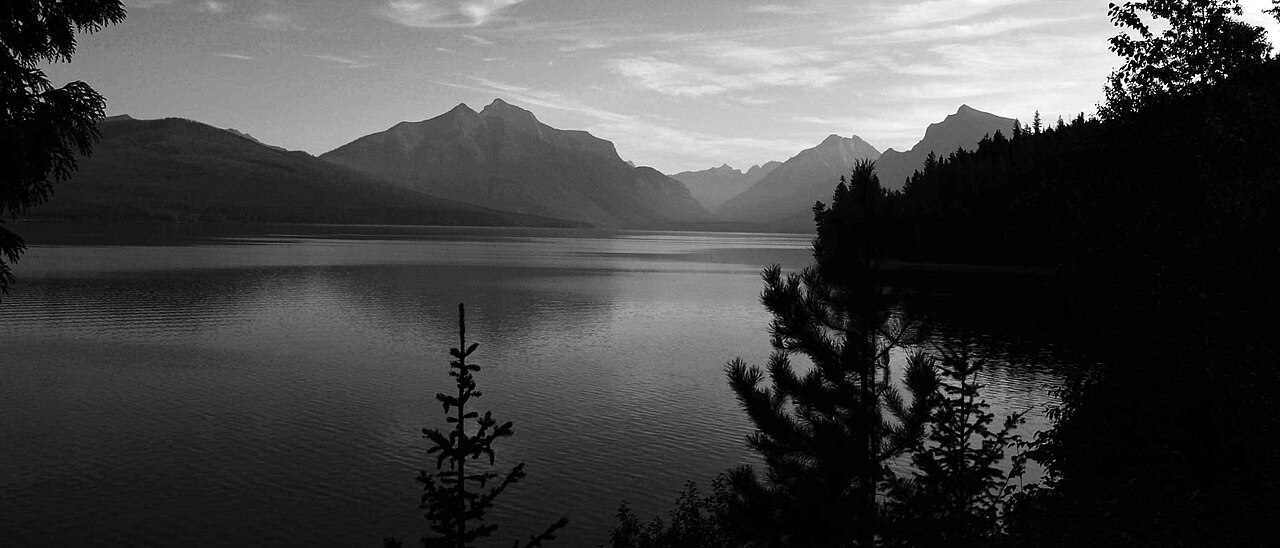
#> input picture tests/fixtures/color_correction/d60_03r/real_mountain_lake_landscape.jpg, 1280 x 548 px
$ python -i visual_analyzer.py   (imports and definitions only)   (older library calls are emulated)
#> lines starting #> are read from the running program, lines starting #| are printed output that depends on the picture; after the words box and inside, x2 and y2 are one past the last pixel; in counts of white or black regions, pixels touching at a corner belong together
#> further down, picture is the input picture: shape (548, 1280, 3); min 0, max 255, mean 69.2
from dataclasses import asdict, dataclass

import cv2
import numpy as np


@dataclass(frozen=True)
class VisualAnalysis:
    high_frequency_pollution: float
    ai_dirty_score: float
    sharpening_risk: float
    mid_frequency_score: float
    highlight_risk: float
    color_pollution: float
    atmosphere_deficiency: float
    premium_score: int
    recommended_mode: str
    problems_detected: list[str]
    next_actions: list[str]
    detected_issues: list[str]
    visual_scores: dict[str, float | int]
    material_hints: list[str]
    suggested_strategy: dict[str, float]

    def to_dict(self) -> dict:
        return asdict(self)


def _normalize(value: float, low: float, high: float) -> float:
    if high <= low:
        return 0.0
    return float(np.clip((value - low) / (high - low), 0.0, 1.0))


def _risk_label(value: float) -> str:
    if value < 0.34:
        return "low"
    if value < 0.67:
        return "medium"
    return "high"


def _grade(value: float) -> str:
    if value < 0.34:
        return "weak"
    if value < 0.67:
        return "moderate"
    return "strong"


def analyze_high_frequency_pollution(image) -> float:
    gray = cv2.cvtColor(image, cv2.COLOR_BGR2GRAY)
    laplacian_var = float(cv2.Laplacian(gray, cv2.CV_64F).var())
#> laplacian_var = 1464.5
    edge_density = float((cv2.Canny(gray, 80, 180) > 0).mean())
#> edge_density = 0.0444
    return float(np.clip(_normalize(laplacian_var, 140.0, 1400.0) * 0.65 + _normalize(edge_density, 0.04, 0.22) * 0.35, 0.0, 1.0))


def analyze_ai_dirty_score(image) -> float:
    gray = cv2.cvtColor(image, cv2.COLOR_BGR2GRAY)
    local_mean = cv2.GaussianBlur(gray, (0, 0), 4.0)
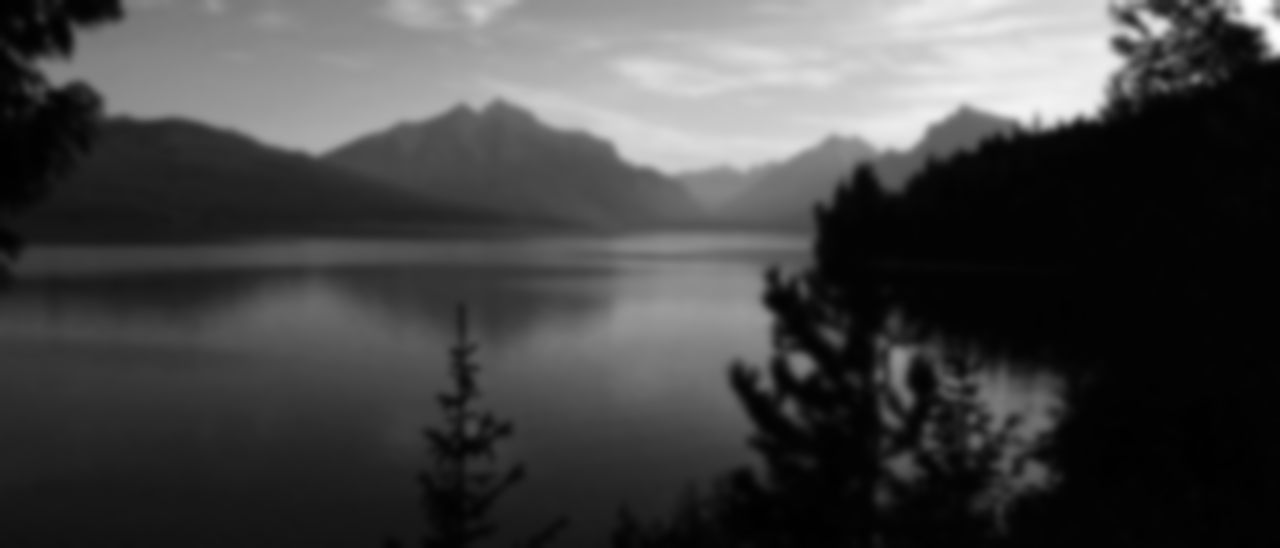
#> local_mean: shape (548, 1280); min 1, max 254, mean 69.2
    residual = cv2.absdiff(gray, local_mean)
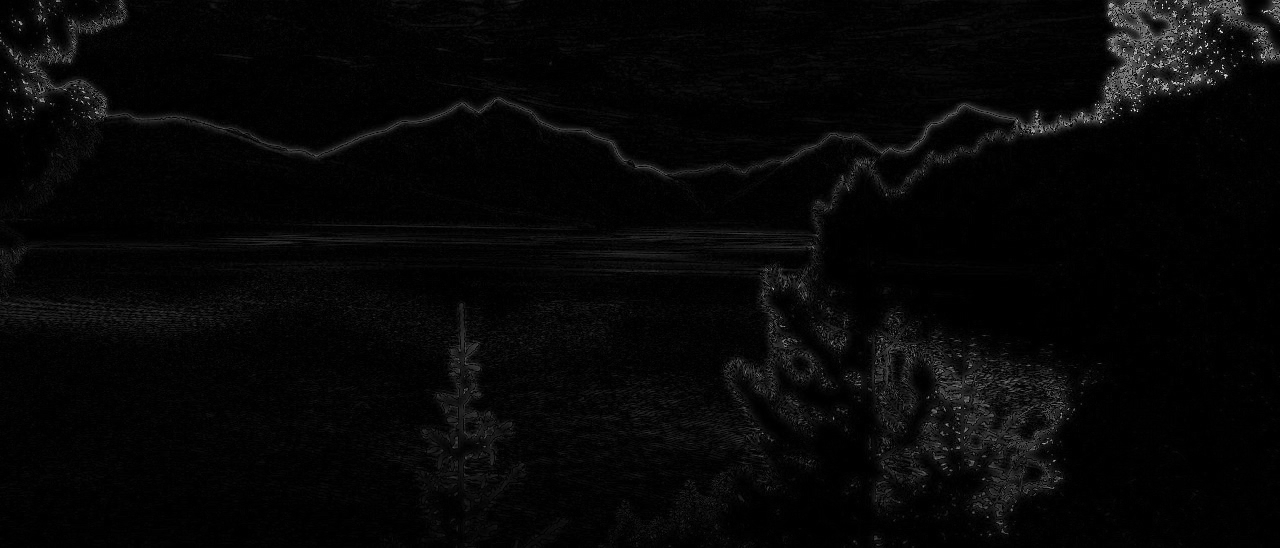
#> residual: shape (548, 1280); min 0, max 236, mean 6.8
    color = cv2.cvtColor(image, cv2.COLOR_BGR2HSV)
#> color: shape (548, 1280, 3); mean H, S, V 0, 0, 69.2
    saturation_noise = cv2.Laplacian(color[:, :, 1], cv2.CV_64F).var()
#> saturation_noise = 0
    residual_score = _normalize(float(residual.mean()), 4.0, 26.0)
#> residual_score = 0.126
    chroma_noise_score = _normalize(float(saturation_noise), 80.0, 1000.0)
#> chroma_noise_score = 0
    return float(np.clip(residual_score * 0.72 + chroma_noise_score * 0.28, 0.0, 1.0))


def analyze_sharpening_risk(image) -> float:
    gray = cv2.cvtColor(image, cv2.COLOR_BGR2GRAY)
    laplacian = cv2.Laplacian(gray, cv2.CV_64F)
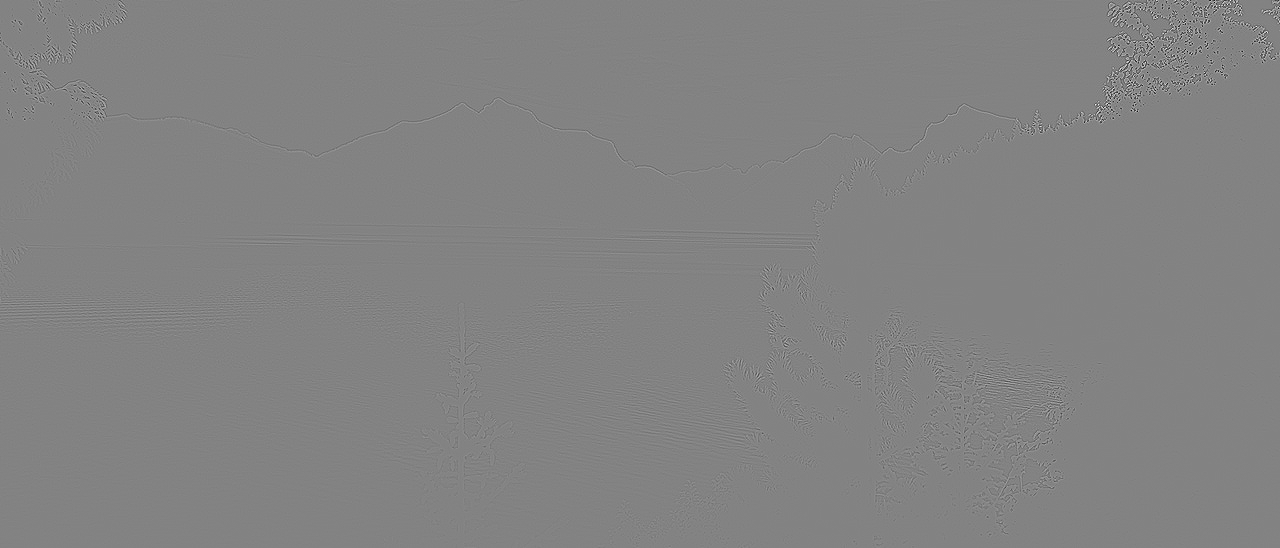
#> laplacian: shape (548, 1280) float64; min -855, max 811, mean 0; drawn with min black and max white
    edge_density = float((cv2.Canny(gray, 90, 190) > 0).mean())
#> edge_density = 0.0414
    return float(np.clip(_normalize(float(np.abs(laplacian).mean()), 2.5, 16.0) * 0.55 + _normalize(edge_density, 0.04, 0.2) * 0.45, 0.0, 1.0))


def analyze_mid_frequency_score(image) -> float:
    gray = cv2.cvtColor(image, cv2.COLOR_BGR2GRAY)
    low = cv2.GaussianBlur(gray, (0, 0), 6.0)
    mid = cv2.GaussianBlur(gray, (0, 0), 1.4)
    band = cv2.absdiff(mid, low)
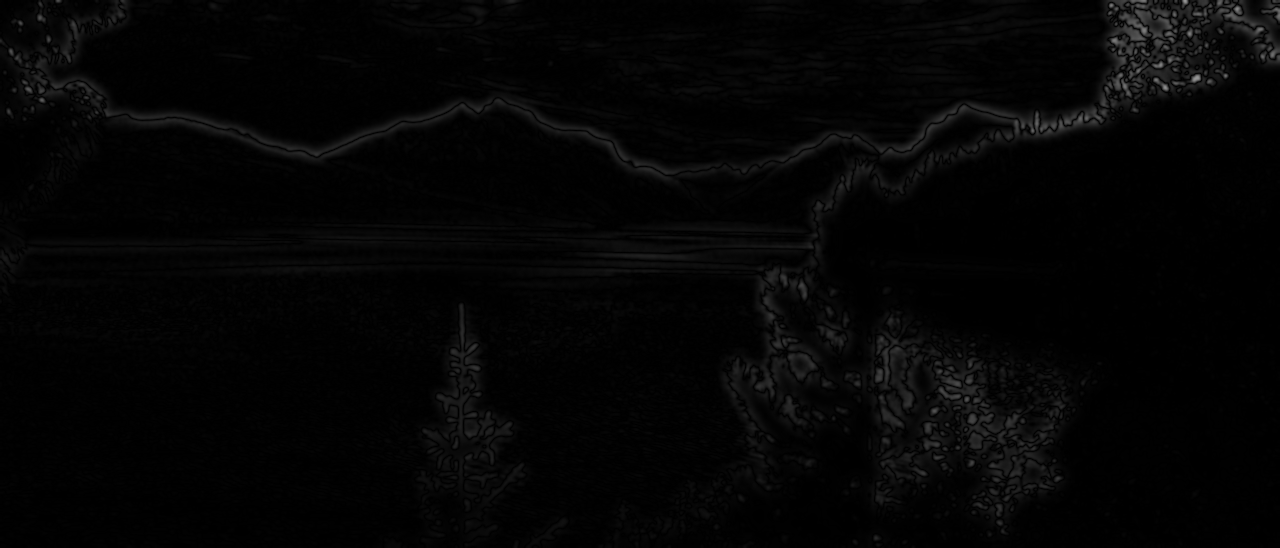
#> band: shape (548, 1280); min 0, max 150, mean 4.4
    return _normalize(float(band.std()), 4.0, 32.0)


def analyze_highlight_risk(image) -> float:
    hsv = cv2.cvtColor(image, cv2.COLOR_BGR2HSV)
    value = hsv[:, :, 2]
    saturation = hsv[:, :, 1]
#> saturation: shape (548, 1280); every value is 0
    highlight_mask = value > 215
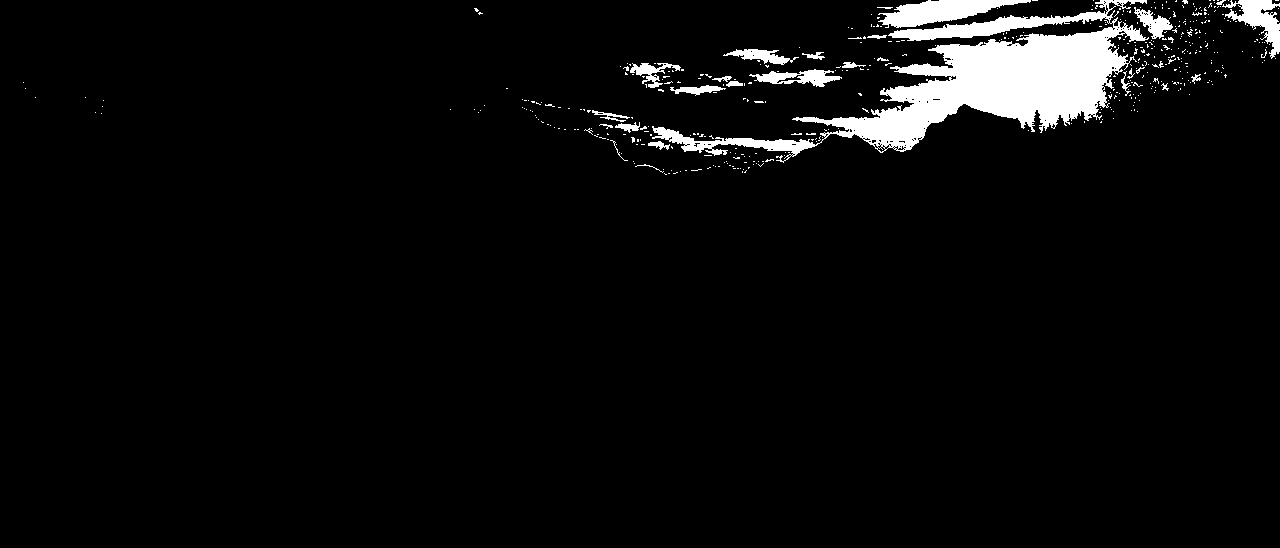
#> highlight_mask: shape (548, 1280) bool; 4.4% white; 468 white regions (441 under 20 px), largest, box (x1, y1, x2, y2) and area: (652, 0, 1149, 163) 22450, (878, 0, 1031, 28) 2197, (1222, 0, 1280, 59) 1332
    if not np.any(highlight_mask):
        return 0.0
    clipped_ratio = float((value > 246).mean())
#> clipped_ratio = 0.00368
    highlight_saturation = float(saturation[highlight_mask].mean())
#> highlight_saturation = 0
    highlight_texture = float(cv2.Laplacian(value, cv2.CV_64F)[highlight_mask].var())
#> highlight_texture = 6545.5
    return float(np.clip(_normalize(clipped_ratio, 0.01, 0.18) * 0.45 + _normalize(highlight_saturation, 16.0, 86.0) * 0.25 + _normalize(highlight_texture, 20.0, 700.0) * 0.3, 0.0, 1.0))


def analyze_color_pollution(image) -> float:
    hsv = cv2.cvtColor(image, cv2.COLOR_BGR2HSV)
    saturation = hsv[:, :, 1].astype("float32")
#> saturation: shape (548, 1280) float32; every value is 0
    hue = hsv[:, :, 0].astype("float32")
    high_saturation_ratio = float((saturation > 185).mean())
#> high_saturation_ratio = 0
    hue_spread = float(np.std(hue[saturation > 35])) if np.any(saturation > 35) else 0.0
#> hue_spread = 0
    return float(np.clip(_normalize(high_saturation_ratio, 0.06, 0.38) * 0.55 + _normalize(hue_spread, 36.0, 70.0) * 0.45, 0.0, 1.0))


def analyze_atmosphere_deficiency(image) -> float:
    gray = cv2.cvtColor(image, cv2.COLOR_BGR2GRAY)
    contrast = _normalize(float(gray.std()), 22.0, 82.0)
#> contrast = 0.797
    high_frequency = analyze_high_frequency_pollution(image)
#> high_frequency = 0.659
    mid_frequency = analyze_mid_frequency_score(image)
#> mid_frequency = 0.162
    all_clear_risk = float(np.clip(high_frequency * 0.55 + contrast * 0.25 + mid_frequency * 0.2, 0.0, 1.0))
#> all_clear_risk = 0.594
    return all_clear_risk


def recommend_mode(analysis_values: dict[str, float], rule_pack: dict | None = None) -> str:
    _ = rule_pack
    if analysis_values["color_pollution"] > 0.62 or analysis_values["ai_dirty_score"] > 0.58:
        return "ai_commercial_kv"
    if analysis_values["highlight_risk"] > 0.58 and analysis_values["mid_frequency_score"] < 0.45:
        return "cinematic"
    if analysis_values["sharpening_risk"] > 0.62:
        return "ppt_business"
    return "ai_commercial_kv"


def build_problem_list(values: dict[str, float]) -> list[str]:
    candidates = [
        ("high_frequency_pollution", "高频污染偏高"),
        ("ai_dirty_score", "AI脏感偏高"),
        ("sharpening_risk", "锐化风险偏高"),
        ("highlight_risk", "高光风险偏高"),
        ("color_pollution", "色彩污染偏高"),
        ("atmosphere_deficiency", "空气感不足"),
    ]
    problems = [label for key, label in candidates if values[key] >= 0.5]
    if values["mid_frequency_score"] < 0.34:
        problems.append("中频结构偏弱")
    return problems


def build_material_hints(values: dict[str, float]) -> list[str]:
    hints = []
    if values["highlight_risk"] >= 0.35:
        hints.append("reflective_or_glossy_surface")
    if values["mid_frequency_score"] < 0.42:
        hints.append("weak_volume_structure")
    if values["color_pollution"] >= 0.35:
        hints.append("color_unification_needed")
    if values["atmosphere_deficiency"] >= 0.45:
        hints.append("background_depth_needed")
    if not hints:
        hints.append("generic_commercial_visual")
    return hints


def build_next_actions(values: dict[str, float]) -> list[str]:
    actions = []
    if values["ai_dirty_score"] >= 0.34:
        actions.append("优先抑制 diffusion 纹理、AI颗粒和高频脏纹理")
    if values["mid_frequency_score"] < 0.5:
        actions.append("恢复中频商业结构，保护体积、材质层次和主体筋骨")
    if values["highlight_risk"] >= 0.34:
        actions.append("压缩高光并平滑光影过渡，减少假HDR和数码高光")
    if values["color_pollution"] >= 0.34:
        actions.append("统一色彩关系，控制 AI 蓝、AI 橙和 HDR 彩色污染")
    if values["atmosphere_deficiency"] >= 0.45:
        actions.append("降低全画面同等清晰感，建立主体与背景的空气层次")
    if not actions:
        actions.append("保持克制增强，避免破坏当前商业质感")
    return actions


def build_suggested_strategy(values: dict[str, float]) -> dict[str, float]:
    return {
        "noise_reduction_strength": round(float(np.clip(0.28 + values["ai_dirty_score"] * 0.55, 0.0, 1.0)), 4),
        "high_frequency_control_strength": round(float(np.clip(0.25 + values["high_frequency_pollution"] * 0.6, 0.0, 1.0)), 4),
        "mid_frequency_restore_strength": round(float(np.clip(0.24 + (1.0 - values["mid_frequency_score"]) * 0.55, 0.0, 1.0)), 4),
        "light_compression_strength": round(float(np.clip(0.22 + values["highlight_risk"] * 0.58, 0.0, 1.0)), 4),
        "atmosphere_strength": round(float(np.clip(0.22 + values["atmosphere_deficiency"] * 0.58, 0.0, 1.0)), 4),
        "color_harmony_strength": round(float(np.clip(0.2 + values["color_pollution"] * 0.62, 0.0, 1.0)), 4),
    }


def analyze_visual_quality(image, rule_pack: dict | None = None) -> VisualAnalysis:
    values = {
        "high_frequency_pollution": analyze_high_frequency_pollution(image),
        "ai_dirty_score": analyze_ai_dirty_score(image),
        "sharpening_risk": analyze_sharpening_risk(image),
        "mid_frequency_score": analyze_mid_frequency_score(image),
        "highlight_risk": analyze_highlight_risk(image),
        "color_pollution": analyze_color_pollution(image),
        "atmosphere_deficiency": analyze_atmosphere_deficiency(image),
    }
#> values = {'high_frequency_pollution': 0.659, 'ai_dirty_score': 0.091, 'sharpening_risk': 0.457, 'mid_frequency_score': 0.162, 'highlight_risk': 0.3, 'color_pollution': 0, 'atmosphere_deficiency': 0.594}
    values["premium_score"] = int(round(
        (
            (1.0 - values["ai_dirty_score"]) * 0.22
            + (1.0 - values["high_frequency_pollution"]) * 0.18
            + values["mid_frequency_score"] * 0.18
            + (1.0 - values["highlight_risk"]) * 0.14
            + (1.0 - values["color_pollution"]) * 0.14
            + (1.0 - values["atmosphere_deficiency"] * 0.7) * 0.14
        ) * 100
    ))
    recommended = recommend_mode(values, rule_pack)
#> recommended = 'ai_commercial_kv'
    detected_issues = build_problem_list(values)
#> in build_problem_list, `problems = [label for key, label in candidates if values[key] >= 0.5]`: problems = ['高频污染偏高', '空气感不足']
#> detected_issues = ['高频污染偏高', '空气感不足', '中频结构偏弱']
    visual_scores = {
        "premium_score": values["premium_score"],
        "high_frequency_pollution": round(values["high_frequency_pollution"], 4),
        "ai_dirty_score": round(values["ai_dirty_score"], 4),
        "sharpening_risk": round(values["sharpening_risk"], 4),
        "mid_frequency_score": round(values["mid_frequency_score"], 4),
        "highlight_risk": round(values["highlight_risk"], 4),
        "color_pollution": round(values["color_pollution"], 4),
        "atmosphere_deficiency": round(values["atmosphere_deficiency"], 4),
    }
#> visual_scores = {'premium_score': 61, 'high_frequency_pollution': 0.658, 'ai_dirty_score': 0.091, 'sharpening_risk': 0.457, 'mid_frequency_score': 0.162, 'highlight_risk': 0.3, 'color_pollution': 0, 'atmosphere_deficiency': 0.594}
    return VisualAnalysis(
        high_frequency_pollution=values["high_frequency_pollution"],
        ai_dirty_score=values["ai_dirty_score"],
        sharpening_risk=values["sharpening_risk"],
        mid_frequency_score=values["mid_frequency_score"],
        highlight_risk=values["highlight_risk"],
        color_pollution=values["color_pollution"],
        atmosphere_deficiency=values["atmosphere_deficiency"],
        premium_score=values["premium_score"],
        recommended_mode=recommended,
        problems_detected=detected_issues,
        next_actions=build_next_actions(values),
        detected_issues=detected_issues,
        visual_scores=visual_scores,
        material_hints=build_material_hints(values),
        suggested_strategy=build_suggested_strategy(values),
    )


def risk_label(value: float) -> str:
    return _risk_label(value)


def grade_label(value: float) -> str:
    return _grade(value)

>>> import cv2
>>> picture = cv2.imread('../../tests/fixtures/color_correction/d60_03r/real_mountain_lake_landscape.jpg')
>>> result = analyze_visual_quality(picture)

$ run again, on tests/fixtures/color_correction/d60_03r/real_sunset_landscape.jpg
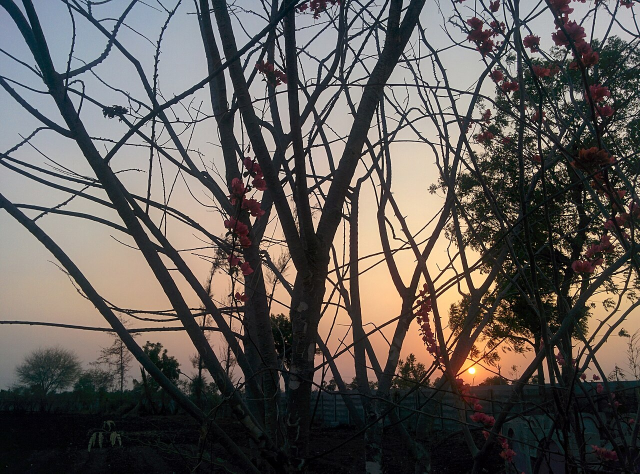
#> input picture tests/fixtures/color_correction/d60_03r/real_sunset_landscape.jpg, 1280 x 947 px (shown at 1/2 size)
#> picture is the input picture: shape (947, 1280, 3); mean B, G, R 86.1, 90.1, 95.6
#> laplacian_var = 6571.4
#> in analyze_high_frequency_pollution, `edge_density = float((cv2.Canny(gray, 80, 180) > 0).mean())`: edge_density = 0.104
#> color: shape (947, 1280, 3); mean H, S, V 68, 74.7, 101.4
#> saturation_noise = 15348.1
#> residual_score = 0.841
#> chroma_noise_score = 1
#> in analyze_sharpening_risk, `edge_density = float((cv2.Canny(gray, 90, 190) > 0).mean())`: edge_density = 0.101
#> in analyze_highlight_risk, `highlight_mask = value > 215`:
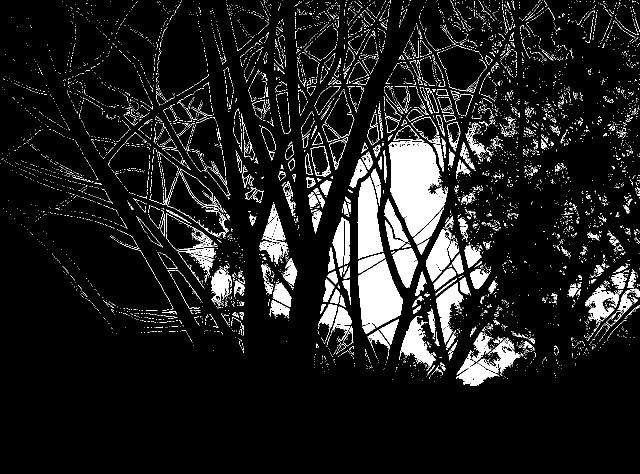
#> highlight_mask: shape (947, 1280) bool (shown at 1/2 size); 9.7% white; 7597 white regions (7190 under 20 px), largest, box (x1, y1, x2, y2) and area: (777, 283, 896, 474) 14497, (717, 519, 805, 655) 8244, (715, 353, 767, 518) 5790
#> clipped_ratio = 0.0286
#> highlight_saturation = 64.39
#> highlight_texture = 14903
#> in analyze_color_pollution, `hue = hsv[:, :, 0].astype("float32")`:
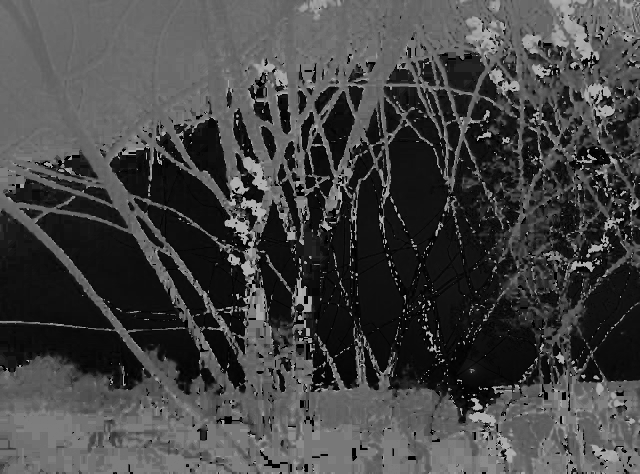
#> hue: shape (947, 1280) float32 (shown at 1/2 size); min 0, max 179, mean 68
#> high_saturation_ratio = 0.0667
#> hue_spread = 50.46
#> contrast = 0.931
#> high_frequency = 0.775
#> mid_frequency = 0.518
#> all_clear_risk = 0.763
#> values = {'high_frequency_pollution': 0.775, 'ai_dirty_score': 0.886, 'sharpening_risk': 0.721, 'mid_frequency_score': 0.518, 'highlight_risk': 0.522, 'color_pollution': 0.203, 'atmosphere_deficiency': 0.763}
#> recommended = 'ai_commercial_kv'
#> problems = ['高频污染偏高', 'AI脏感偏高', '锐化风险偏高', '高光风险偏高', '空气感不足']
#> visual_scores = {'premium_score': 40, 'high_frequency_pollution': 0.775, 'ai_dirty_score': 0.886, 'sharpening_risk': 0.721, 'mid_frequency_score': 0.518, 'highlight_risk': 0.522, 'color_pollution': 0.203, 'atmosphere_deficiency': 0.762}
